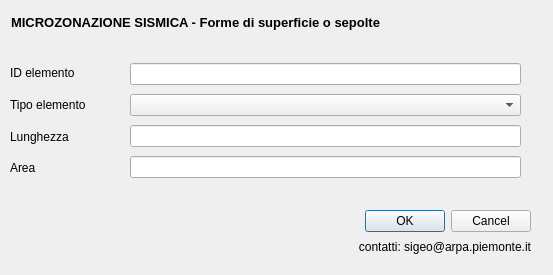
<?xml version="1.0" encoding="UTF-8"?>
<ui version="4.0">
 <class>Dialog</class>
 <widget class="QDialog" name="Dialog">
  <property name="geometry">
   <rect>
    <x>0</x>
    <y>0</y>
    <width>553</width>
    <height>275</height>
   </rect>
  </property>
  <property name="font">
   <font>
    <family>Arial</family>
   </font>
  </property>
  <property name="windowTitle">
   <string>Dialog</string>
  </property>
  <widget class="QWidget" name="layoutWidget">
   <property name="geometry">
    <rect>
     <x>11</x>
     <y>11</y>
     <width>531</width>
     <height>22</height>
    </rect>
   </property>
   <layout class="QHBoxLayout" name="horizontalLayout">
    <item>
     <widget class="QLabel" name="label_6">
      <property name="font">
       <font>
        <pointsize>10</pointsize>
        <weight>75</weight>
        <bold>true</bold>
       </font>
      </property>
      <property name="text">
       <string>MICROZONAZIONE SISMICA - Forme di superficie o sepolte</string>
      </property>
     </widget>
    </item>
    <item>
     <spacer name="horizontalSpacer">
      <property name="orientation">
       <enum>Qt::Horizontal</enum>
      </property>
      <property name="sizeHint" stdset="0">
       <size>
        <width>40</width>
        <height>20</height>
       </size>
      </property>
     </spacer>
    </item>
   </layout>
  </widget>
  <widget class="QWidget" name="">
   <property name="geometry">
    <rect>
     <x>130</x>
     <y>60</y>
     <width>391</width>
     <height>121</height>
    </rect>
   </property>
   <layout class="QVBoxLayout" name="verticalLayout">
    <item>
     <widget class="QLineEdit" name="id_f">
      <property name="toolTip">
       <string extracomment="pippo"/>
      </property>
      <property name="whatsThis">
       <string/>
      </property>
     </widget>
    </item>
    <item>
     <widget class="QComboBox" name="tipo_f"/>
    </item>
    <item>
     <widget class="QLineEdit" name="shape_leng">
      <property name="toolTip">
       <string extracomment="pippo"/>
      </property>
      <property name="whatsThis">
       <string/>
      </property>
     </widget>
    </item>
    <item>
     <widget class="QLineEdit" name="shape_area">
      <property name="toolTip">
       <string extracomment="pippo"/>
      </property>
      <property name="whatsThis">
       <string/>
      </property>
     </widget>
    </item>
   </layout>
  </widget>
  <widget class="QWidget" name="">
   <property name="geometry">
    <rect>
     <x>10</x>
     <y>60</y>
     <width>89</width>
     <height>121</height>
    </rect>
   </property>
   <layout class="QVBoxLayout" name="verticalLayout_2">
    <item>
     <widget class="QLabel" name="label_3">
      <property name="toolTip">
       <string/>
      </property>
      <property name="statusTip">
       <string/>
      </property>
      <property name="whatsThis">
       <string/>
      </property>
      <property name="text">
       <string>ID elemento</string>
      </property>
     </widget>
    </item>
    <item>
     <widget class="QLabel" name="label">
      <property name="text">
       <string>Tipo elemento</string>
      </property>
     </widget>
    </item>
    <item>
     <widget class="QLabel" name="label_5">
      <property name="toolTip">
       <string/>
      </property>
      <property name="statusTip">
       <string/>
      </property>
      <property name="whatsThis">
       <string/>
      </property>
      <property name="text">
       <string>Lunghezza</string>
      </property>
     </widget>
    </item>
    <item>
     <widget class="QLabel" name="label_7">
      <property name="toolTip">
       <string/>
      </property>
      <property name="statusTip">
       <string/>
      </property>
      <property name="whatsThis">
       <string/>
      </property>
      <property name="text">
       <string>Area</string>
      </property>
     </widget>
    </item>
   </layout>
  </widget>
  <widget class="QWidget" name="">
   <property name="geometry">
    <rect>
     <x>10</x>
     <y>210</y>
     <width>251</width>
     <height>41</height>
    </rect>
   </property>
   <layout class="QHBoxLayout" name="horizontalLayout_2">
    <item>
     <widget class="QLabel" name="label_10">
      <property name="text">
       <string/>
      </property>
      <property name="pixmap">
       <pixmap>resources/arpa.gif</pixmap>
      </property>
     </widget>
    </item>
    <item>
     <widget class="QLabel" name="label_16">
      <property name="text">
       <string/>
      </property>
      <property name="pixmap">
       <pixmap>resources/rp.gif</pixmap>
      </property>
     </widget>
    </item>
   </layout>
  </widget>
  <widget class="QWidget" name="">
   <property name="geometry">
    <rect>
     <x>310</x>
     <y>210</y>
     <width>221</width>
     <height>46</height>
    </rect>
   </property>
   <layout class="QVBoxLayout" name="verticalLayout_3">
    <item>
     <widget class="QDialogButtonBox" name="buttonBox">
      <property name="orientation">
       <enum>Qt::Horizontal</enum>
      </property>
      <property name="standardButtons">
       <set>QDialogButtonBox::Cancel|QDialogButtonBox::Ok</set>
      </property>
     </widget>
    </item>
    <item>
     <widget class="QLabel" name="label_17">
      <property name="text">
       <string>contatti: sigeo@arpa.piemonte.it</string>
      </property>
      <property name="alignment">
       <set>Qt::AlignRight|Qt::AlignTrailing|Qt::AlignVCenter</set>
      </property>
     </widget>
    </item>
   </layout>
  </widget>
  <zorder>id_f</zorder>
  <zorder>label_3</zorder>
  <zorder>layoutWidget</zorder>
  <zorder>buttonBox</zorder>
  <zorder>label_10</zorder>
  <zorder>label_16</zorder>
  <zorder>label_17</zorder>
  <zorder>tipo_f</zorder>
  <zorder>label</zorder>
  <zorder>shape_leng</zorder>
  <zorder>label_5</zorder>
  <zorder>shape_area</zorder>
  <zorder>label_7</zorder>
 </widget>
 <resources/>
 <connections>
  <connection>
   <sender>buttonBox</sender>
   <signal>accepted()</signal>
   <receiver>Dialog</receiver>
   <slot>accept()</slot>
   <hints>
    <hint type="sourcelabel">
     <x>248</x>
     <y>254</y>
    </hint>
    <hint type="destinationlabel">
     <x>157</x>
     <y>274</y>
    </hint>
   </hints>
  </connection>
  <connection>
   <sender>buttonBox</sender>
   <signal>rejected()</signal>
   <receiver>Dialog</receiver>
   <slot>reject()</slot>
   <hints>
    <hint type="sourcelabel">
     <x>316</x>
     <y>260</y>
    </hint>
    <hint type="destinationlabel">
     <x>286</x>
     <y>274</y>
    </hint>
   </hints>
  </connection>
 </connections>
</ui>
